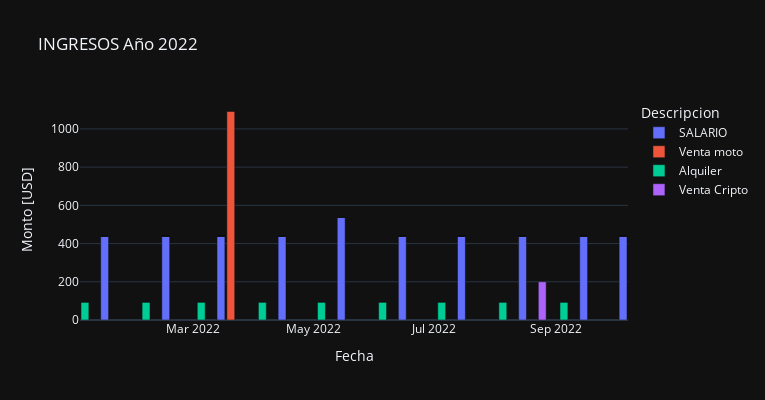
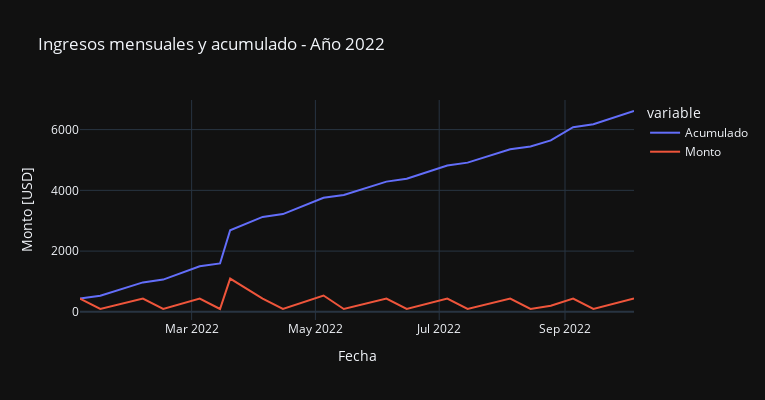

Notebook source saved alongside these figures, in order:
### Code cell
instance = VisualProcessor([df_1_1, df_1_2], ["Grafico de Barras", "Grafico de lineas"], y_label="Monto [USD]")

plotter_ingreso = PlotterStorage()

plotter_ingreso.add_plot(*BackendPlotter(instance.set_content(feature="Grafico de Barras").set_title("INGRESOS Año 2022")).plot_kind(kind="bar"), select_figures=True)
plotter_ingreso.add_plot(*BackendPlotter(instance.set_content(feature="Grafico de lineas").set_title("Ingresos mensuales y acumulado - Año 2022")).plot(), select_figures=True)

uploader_ingreso = GraphUploader(storage=plotter_ingreso)
uploader_ingreso.show_figures()

### Figure 1 — Plotly figure (JSON) as saved in the notebook; plotly's stock layout.template omitted (floating-point values rounded to 4 significant figures)
{"data": [{"alignmentgroup": "True", "hovertemplate": "Descripcion=SALARIO<br>Fecha=%{x}<br>Monto [USD]=%{y}<extra></extra>", "legendgroup": "SALARIO", "marker": {"color": "#636efa", "pattern": {"shape": ""}}, "name": "SALARIO", "offsetgroup": "SALARIO", "orientation": "v", "showlegend": true, "textposition": "auto", "type": "bar", "x": ["2022-01-05T00:00:00", "2022-01-15T00:00:00", "2022-02-05T00:00:00", "2022-02-15T00:00:00", "2022-03-05T00:00:00", "2022-03-15T00:00:00", "2022-03-20T00:00:00", "2022-04-05T00:00:00", "2022-04-15T00:00:00", "2022-05-05T00:00:00", "2022-05-15T00:00:00", "2022-06-05T00:00:00", "2022-06-15T00:00:00", "2022-07-05T00:00:00", "2022-07-15T00:00:00", "2022-08-05T00:00:00", "2022-08-15T00:00:00", "2022-08-25T00:00:00", "2022-09-05T00:00:00", "2022-09-15T00:00:00", "2022-10-05T00:00:00"], "xaxis": "x", "y": [0, 437.5, 0, 437.5, 0, 437.5, 0, 0, 437.5, 0, 537.5, 0, 437.5, 0, 437.5, 0, 437.5, 0, 0, 437.5, 437.5], "yaxis": "y"}, {"alignmentgroup": "True", "hovertemplate": "Descripcion=Venta moto<br>Fecha=%{x}<br>Monto [USD]=%{y}<extra></extra>", "legendgroup": "Venta moto", "marker": {"color": "#EF553B", "pattern": {"shape": ""}}, "name": "Venta moto", "offsetgroup": "Venta moto", "orientation": "v", "showlegend": true, "textposition": "auto", "type": "bar", "x": ["2022-01-05T00:00:00", "2022-01-15T00:00:00", "2022-02-05T00:00:00", "2022-02-15T00:00:00", "2022-03-05T00:00:00", "2022-03-15T00:00:00", "2022-03-20T00:00:00", "2022-04-05T00:00:00", "2022-04-15T00:00:00", "2022-05-05T00:00:00", "2022-05-15T00:00:00", "2022-06-05T00:00:00", "2022-06-15T00:00:00", "2022-07-05T00:00:00", "2022-07-15T00:00:00", "2022-08-05T00:00:00", "2022-08-15T00:00:00", "2022-08-25T00:00:00", "2022-09-05T00:00:00", "2022-09-15T00:00:00", "2022-10-05T00:00:00"], "xaxis": "x", "y": [0, 0, 0, 0, 0, 0, 1094.0, 0, 0, 0, 0, 0, 0, 0, 0, 0, 0, 0, 0, 0, 0], "yaxis": "y"}, {"alignmentgroup": "True", "hovertemplate": "Descripcion=Alquiler<br>Fecha=%{x}<br>Monto [USD]=%{y}<extra></extra>", "legendgroup": "Alquiler", "marker": {"color": "#00cc96", "pattern": {"shape": ""}}, "name": "Alquiler", "offsetgroup": "Alquiler", "orientation": "v", "showlegend": true, "textposition": "auto", "type": "bar", "x": ["2022-01-05T00:00:00", "2022-01-15T00:00:00", "2022-02-05T00:00:00", "2022-02-15T00:00:00", "2022-03-05T00:00:00", "2022-03-15T00:00:00", "2022-03-20T00:00:00", "2022-04-05T00:00:00", "2022-04-15T00:00:00", "2022-05-05T00:00:00", "2022-05-15T00:00:00", "2022-06-05T00:00:00", "2022-06-15T00:00:00", "2022-07-05T00:00:00", "2022-07-15T00:00:00", "2022-08-05T00:00:00", "2022-08-15T00:00:00", "2022-08-25T00:00:00", "2022-09-05T00:00:00", "2022-09-15T00:00:00", "2022-10-05T00:00:00"], "xaxis": "x", "y": [93.75, 0, 93.75, 0, 93.75, 0, 0, 93.75, 0, 93.75, 0, 93.75, 0, 93.75, 0, 93.75, 0, 0, 93.75, 0, 0], "yaxis": "y"}, {"alignmentgroup": "True", "hovertemplate": "Descripcion=Venta Cripto<br>Fecha=%{x}<br>Monto [USD]=%{y}<extra></extra>", "legendgroup": "Venta Cripto", "marker": {"color": "#ab63fa", "pattern": {"shape": ""}}, "name": "Venta Cripto", "offsetgroup": "Venta Cripto", "orientation": "v", "showlegend": true, "textposition": "auto", "type": "bar", "x": ["2022-01-05T00:00:00", "2022-01-15T00:00:00", "2022-02-05T00:00:00", "2022-02-15T00:00:00", "2022-03-05T00:00:00", "2022-03-15T00:00:00", "2022-03-20T00:00:00", "2022-04-05T00:00:00", "2022-04-15T00:00:00", "2022-05-05T00:00:00", "2022-05-15T00:00:00", "2022-06-05T00:00:00", "2022-06-15T00:00:00", "2022-07-05T00:00:00", "2022-07-15T00:00:00", "2022-08-05T00:00:00", "2022-08-15T00:00:00", "2022-08-25T00:00:00", "2022-09-05T00:00:00", "2022-09-15T00:00:00", "2022-10-05T00:00:00"], "xaxis": "x", "y": [0, 0, 0, 0, 0, 0, 0, 0, 0, 0, 0, 0, 0, 0, 0, 0, 0, 200, 0, 0, 0], "yaxis": "y"}], "layout": {"barmode": "relative", "height": 400, "legend": {"title": {"text": "Descripcion"}, "tracegroupgap": 0}, "title": {"text": "INGRESOS Año 2022"}, "width": 765, "xaxis": {"anchor": "y", "domain": [0, 1], "title": {"text": "Fecha"}}, "yaxis": {"anchor": "x", "domain": [0, 1], "title": {"text": "Monto [USD]"}}}}

### Figure 2 — Plotly figure (JSON) as saved in the notebook; plotly's stock layout.template omitted (floating-point values rounded to 4 significant figures)
{"data": [{"hovertemplate": "variable=Acumulado<br>Fecha=%{x}<br>Monto [USD]=%{y}<extra></extra>", "legendgroup": "Acumulado", "line": {"color": "#636efa", "dash": "solid"}, "marker": {"symbol": "circle"}, "mode": "lines", "name": "Acumulado", "orientation": "v", "showlegend": true, "type": "scatter", "x": ["2022-01-05T00:00:00", "2022-01-15T00:00:00", "2022-02-05T00:00:00", "2022-02-15T00:00:00", "2022-03-05T00:00:00", "2022-03-15T00:00:00", "2022-03-20T00:00:00", "2022-04-05T00:00:00", "2022-04-15T00:00:00", "2022-05-05T00:00:00", "2022-05-15T00:00:00", "2022-06-05T00:00:00", "2022-06-15T00:00:00", "2022-07-05T00:00:00", "2022-07-15T00:00:00", "2022-08-05T00:00:00", "2022-08-15T00:00:00", "2022-08-25T00:00:00", "2022-09-05T00:00:00", "2022-09-15T00:00:00", "2022-10-05T00:00:00"], "xaxis": "x", "y": [437.5, 531.2, 968.8, 1062.0, 1500, 1594.0, 2688.0, 3125, 3219.0, 3756.0, 3850, 4288.0, 4381.0, 4819.0, 4912.0, 5350, 5444.0, 5644.0, 6081.0, 6175, 6612.0], "yaxis": "y"}, {"hovertemplate": "variable=Monto<br>Fecha=%{x}<br>Monto [USD]=%{y}<extra></extra>", "legendgroup": "Monto", "line": {"color": "#EF553B", "dash": "solid"}, "marker": {"symbol": "circle"}, "mode": "lines", "name": "Monto", "orientation": "v", "showlegend": true, "type": "scatter", "x": ["2022-01-05T00:00:00", "2022-01-15T00:00:00", "2022-02-05T00:00:00", "2022-02-15T00:00:00", "2022-03-05T00:00:00", "2022-03-15T00:00:00", "2022-03-20T00:00:00", "2022-04-05T00:00:00", "2022-04-15T00:00:00", "2022-05-05T00:00:00", "2022-05-15T00:00:00", "2022-06-05T00:00:00", "2022-06-15T00:00:00", "2022-07-05T00:00:00", "2022-07-15T00:00:00", "2022-08-05T00:00:00", "2022-08-15T00:00:00", "2022-08-25T00:00:00", "2022-09-05T00:00:00", "2022-09-15T00:00:00", "2022-10-05T00:00:00"], "xaxis": "x", "y": [437.5, 93.75, 437.5, 93.75, 437.5, 93.75, 1094.0, 437.5, 93.75, 537.5, 93.75, 437.5, 93.75, 437.5, 93.75, 437.5, 93.75, 200, 437.5, 93.75, 437.5], "yaxis": "y"}], "layout": {"height": 400, "legend": {"title": {"text": "variable"}, "tracegroupgap": 0}, "title": {"text": "Ingresos mensuales y acumulado - Año 2022"}, "width": 765, "xaxis": {"anchor": "y", "domain": [0, 1], "title": {"text": "Fecha"}}, "yaxis": {"anchor": "x", "domain": [0, 1], "title": {"text": "Monto [USD]"}}}}
